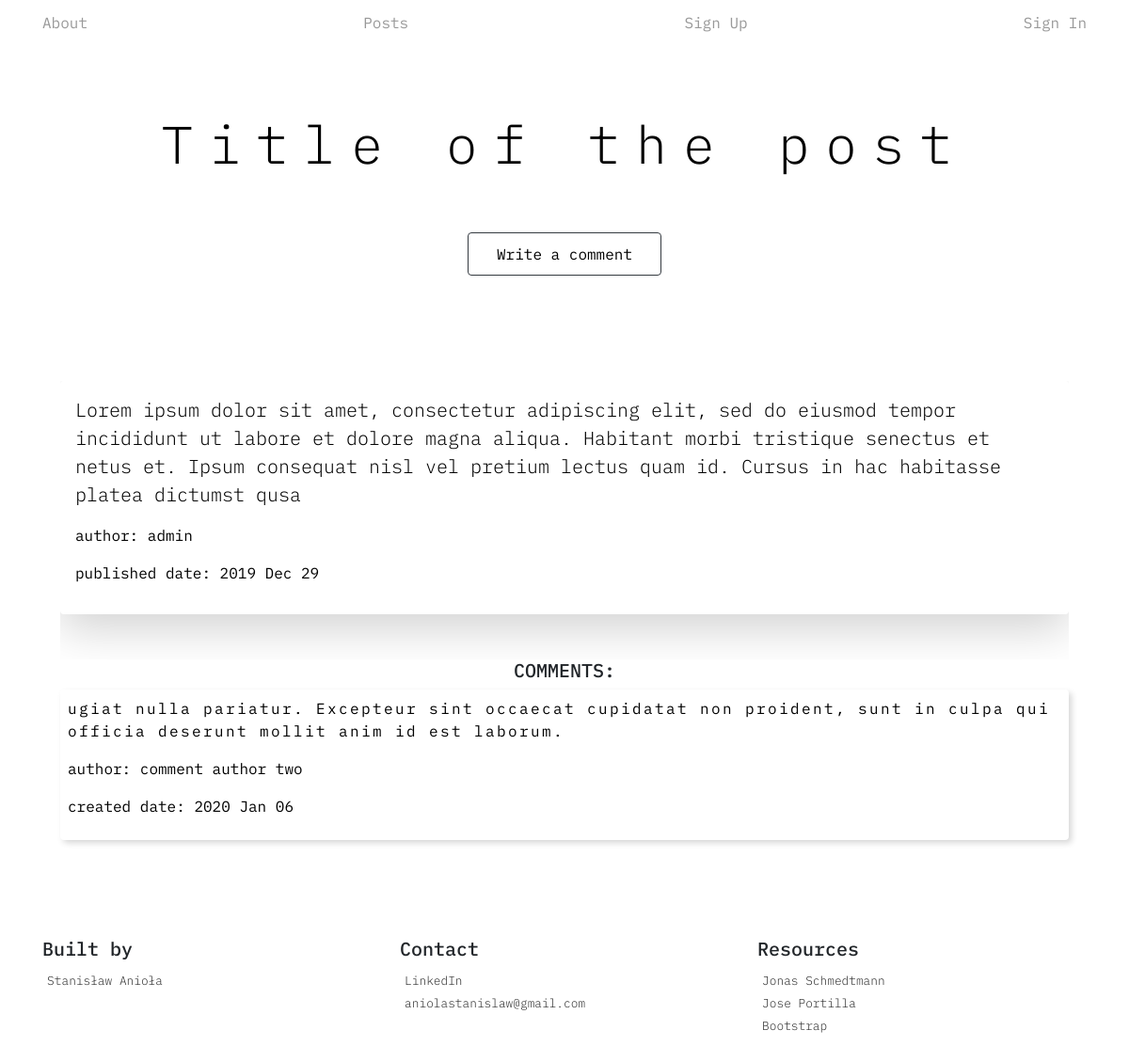
/blog_app/post_list/1/, run on the app's committed database.
### blog_app/models.py (models this page shows, shortened)
class UserPostModel(models.Model):
    post_author = models.ForeignKey(User, on_delete=models.CASCADE)
    post_title = models.CharField(max_length=200)
    post_text = models.TextField(max_length=600)
    post_creation_date = models.DateTimeField(default=timezone.now)
    post_published_date = models.DateTimeField(blank=True, null=True)

class UserCommentModel(models.Model):
    comment_belong = models.ForeignKey(UserPostModel, related_name='related_comment_belong', on_delete=models.CASCADE)
    comment_author = models.CharField(max_length=200)
    comment_text = models.TextField(max_length=600)
    comment_creation_date = models.DateTimeField(default=timezone.now)
    comment_approved = models.BooleanField(default=False)

### blog_app/views.py (the view)
# urls.py: url(r'^post_list/(?P<pk>\d+)/$', views.PostDetailView.as_view(), name='post_detail'),
class PostDetailView(DetailView):
    model = models.UserPostModel
    context_object_name = 'post_detail'
    template_name = 'blog_app/post_detail.html'

### templates/blog_app/post_detail.html (shortened to what this page needs)
{% extends 'main/base.html' %}
    {% block head_primary %}{{ post_detail.post_title }}{% endblock %}
    {% if user.is_authenticated %}
        {% block button_content %}
            {% if post_detail.post_published_date %}
                <div class="button-anime">
                    <a class="btn btn-outline-dark" href="{% url 'blog_app:add_comment' pk=post_detail.pk %}">Write a comment</a>
                </div>
            {% else %}
                <div class="button-anime">
                    <a class="btn btn-outline-dark" href="{% url 'blog_app:post_publish' pk=post_detail.pk %}">Publish a post</a>
                </div>
                {% endif %}
        {% endblock %}
    {% endif %}
    {% block content %}
        <div class="d-md-flex flex-md-equal w-100">
            <div class="overflow-hidden">
                <div class="group-list-element p-3 mb-5 rounded shadow-lg">
                    <p class="lead">{{ post_detail.post_text }}</p>
                    <p>author: {{ post_detail.post_author }}</p>
                    <div class="row">
                        <div class="col-9">
                            {% if post_detail.post_published_date %}
                                <p>published date: {{ post_detail.post_published_date|date:"Y M d" }}</p>
                            {% else %}
                                <p>created date: {{ post_detail.post_creation_date|date:"Y M d" }}</p>
                            {% endif %}
                        </div>
                    </div>
                </div>
            </div>
        </div>
        {% block group_content %}
                {% for comment in post_detail.related_comment_belong.all %}
                    {% if comment.comment_approved %}
                        <h5 class="text-center">COMMENTS:</h5>
                    {% endif %}
                {% endfor %}
                <ol class="list-group list-group-flush">
                    {% for comment in post_detail.related_comment_belong.all %}
                        {% if comment.comment_approved %}
                            <li class="list-group-item p-2 mb-2 group-list-element">
                                    <div class="d-md-flex flex-md-equal w-100">
                                        <div class="overflow-hidden">
                                            <p  class="group-description">{{ comment.comment_text }}</p>
                                            <p>author: {{ comment.comment_author }}</p>
                                            <div class="row">
                                                <div class="col-9">
                                                    <p>created date: {{ comment.comment_creation_date|date:"Y M d" }}</p>
                                                </div>
                                            </div>
                                        </div>
                                    </div>
                            </li>
                        {% endif %}
                    {% endfor %}
                </ol>
        {% endblock %}
    {% endblock %}

### templates/main/base.html (shortened to what this page needs)
<!DOCTYPE html>
{% load staticfiles %}
<html lang="en">
<head>
    <link rel="stylesheet" type="text/css" href="{% static 'css/style.css' %}">
    <link rel="stylesheet" href="https://stackpath.bootstrapcdn.com/bootstrap/4.3.1/css/bootstrap.min.css">
</head>
<body>
    <nav class="site-header sticky-top py-1">
        <div class="container d-flex flex-column flex-md-row justify-content-between">
            <a class="py-2 d-md-inline-block" href="{% url 'index_view' %}">About</a>
            <a class="py-2 d-md-inline-block" href="{% url 'blog_app:post_list' %}">Posts</a>
            {% if not user.is_authenticated %}
                <a class="py-2 d-md-inline-block" href="{% url 'register_app:register_user' %}">Sign Up</a>
                <a class="py-2 d-md-inline-block" href="{% url 'login_app:login_user' %}">Sign In</a>
            {% else %}
                <a class="py-2 d-md-inline-block" href="{% url 'login_app:logout_user' %}">Sign Out</a>
            {% endif %}
        </div>
    </nav>
    <div class="position-relative overflow-hidden text-center">
        <div class="col-md-10 mx-auto mb-n5 mt-4 heading-primary">
            <h1 class="display-4 heading-primary-main hidden-sm-down">{% block head_primary %}{% endblock %}</h1>
            <h1 class="pb-4 lead  heading-primary-sub">{% block head_sub %}{% endblock %}</h1>
            {% block button_content %}{% endblock %}
        </div>
    </div>
    <div class="d-md-flex flex-md-equal w-100 my-md-3 pl-md-3">
        <div class="mr-md-3 pt-3 px-3 pt-md-5 px-md-5 overflow-hidden">
            <div class="my-3 py-3">
                {% block content %}
                {% endblock %}
            </div>
        </div>
    </div>
    <div class="footer-background">
      <footer class="container py-5">
        <div class="row">
          <div class="col-6 col-md-4">
            <h5>Built by</h5>
            <ul class="list-unstyled text-small">
              <li><a class="text-muted navigation-link" href="https://www.linkedin.com/in/stanislaw-aniola/">Stanisław Anioła</a></li>
            </ul>
          </div>
          <div class="col-6 col-md-4">
            <h5>Contact</h5>
            <ul class="list-unstyled text-small">
              <li><a class="text-muted navigation-link" href="https://www.linkedin.com/in/stanislaw-aniola/">LinkedIn</a></li>
              <li><a class="text-muted navigation-link" href="#">aniolastanislaw@gmail.com</a></li>
            </ul>
          </div>
          <div class="col-6 col-md-4">
            <h5>Resources</h5>
            <ul class="list-unstyled text-small">
              <li><a class="text-muted navigation-link" href="https://www.udemy.com/course/advanced-css-and-sass/">Jonas Schmedtmann</a></li>
              <li><a class="text-muted navigation-link" href="https://www.udemy.com/course/python-and-django-full-stack-web-developer-bootcamp/">Jose Portilla</a></li>
              <li><a class="text-muted navigation-link" href="https://getbootstrap.com/docs/4.4/examples/product/">Bootstrap</a></li>
            </ul>
          </div>
        </div>
      </footer>
    </div>
</body>
</html>

### static/css/style.css (style rules this page uses)
* { margin: 0; padding: 0; box-sizing: border-box; }
body { font-family: 'IBM Plex Mono', monospace !important; font-size: 16px; line-height: 1.7; color: black; }
.footer-background { backdrop-filter: saturate(10%) blur(1.25em) !important; }
.group-list-element { background-color: rgba(255, 255, 255, 0) !important; -webkit-backdrop-filter: saturate(10%) blur(1.25em) !important; backdrop-filter: saturate(10%) blur(2em) !important; margin-bottom: 2em !important; border-bottom: none !important; border-top: none !important; border-radius: .25rem !important; box-shadow: 0.2em 0.2em 0.4em 0em rgba(0, 0, 0, 0.158); text-decoration: none; color: black; }
.group-description { font-size: 1em; letter-spacing: 0.15em; }
.overflow-hidden { overflow: hidden; }
.heading-primary { color: black; text-transform: none; backface-visibility: hidden; padding-top: 3em; padding-bottom: 4em; }
.heading-primary-main { display: block; font-size: 2.5rem; font-weight: 400; letter-spacing: 0.3em; animation-name: moveInLeft; animation-duration: 1.5s; animation-delay: 0.2s; animation-timing-function: ease-in-out; }
.heading-primary-sub { display: block; font-size: 1em; font-weight: 400; letter-spacing: 0.2em; animation-name: moveInRight; animation-duration: 1.5s; animation-delay: 0.1s; animation-timing-function: ease-in-out; margin-top: 1.4em; }
.btn:link, .btn:visited { text-decoration: none; background-color: transparent; color: black; padding: 10px 30px; display: inline-block; -webkit-backdrop-filter: saturate(180%) blur(2.5em) !important; backdrop-filter: saturate(10%) blur(1.25em) !important; animation: moveInRight !important; }
.button-anime { animation-name: moveInUp; animation-duration: 1s; animation-delay: 0.4s; animation-timing-function: ease-in-out; }
.navigation-link:link, .navigation-link:visited { display: inline-block; font-size: 0.8rem; font-weight: 300; padding: 0.06em 0.4em; text-decoration: none; color: rgba(0, 0, 0, 0.822) !important; background-image: linear-gradient(120deg, transparent 0%, transparent 50%, rgb(0, 0, 0) 50%); background-size: 240%; transition: all 0.4s; }
.site-header { -webkit-backdrop-filter: saturate(180%) blur(2.5em); backdrop-filter: saturate(180%) blur(1.25em); }
.site-header a { color: #999; transition: ease-in-out color .15s; }
@media (min-width: 48em) { .flex-md-equal > * { -ms-flex: 1; -webkit-box-flex: 1; flex: 1; } }

### data on the page
UserPostModel: post_title "Title of the post", post_text "Lorem ipsum dolor sit amet, consectetur adipiscing elit, sed do eiusmod tempor incididunt ut labore et dolore magna aliqua. Habitant morbi tristique senectus et netus et. Ipsum consequat nisl vel pretium lectus quam id. Cursus in hac habitasse platea dictumst qusa", post_author "admin", post_published_date "2019 Dec 29"
UserCommentModel: shows "COMMENTS:", comment_text "ugiat nulla pariatur. Excepteur sint occaecat cupidatat non proident, sunt in culpa qui officia deserunt mollit anim id est laborum.", comment_author "comment author two", comment_creation_date "2020 Jan 06"
